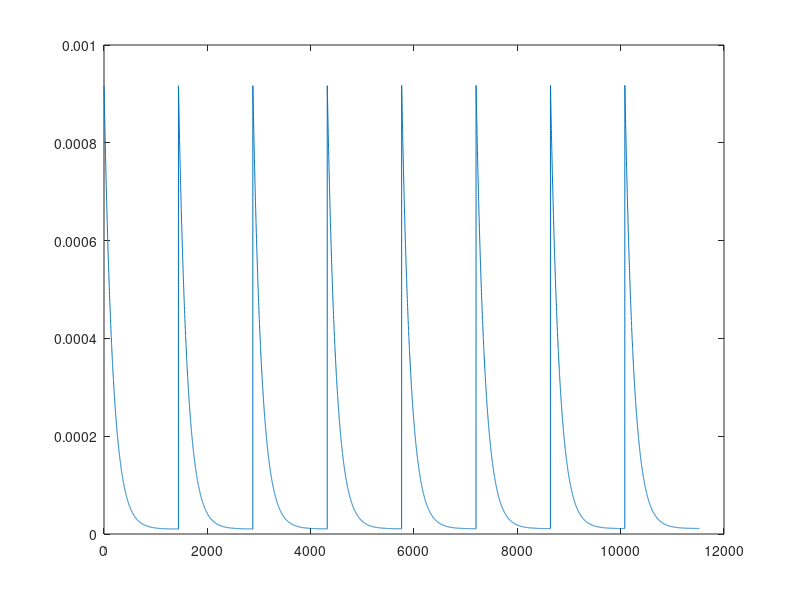

The MATLAB source for this figure: (Note: this script raises an error after producing the figure.)
function [PC LC T] = epcmetamodel6(constB,constA,constM,k_LP0)
%EPCMETAMODEL6   Rate constant dynamics for kinetic models.
%   EPCMETAMODEL6 models temporal changes of low rate cell-to-place cell
%   rate constant (place cell-to-low rate cell rate constant is kept fixed.)
%   It calls EPCKINETICMODEL6 for each day and hour (two nested cycles).
%   EPCKINETICMODEL6 simulates one hour with given rate constants.
%
%   EPCMETAMODEL6 simulates rate constant changes as follows. Each day
%   begins with an abrupt increase, followed by an exponential decay. The
%   dynamics is of the form exp(-bt-a). 'b' is the time constant of the
%   decay and 'a' controls the extent of the increase (similar to
%   EPCMETAMODEL). On the other hand, an abrupt decreaswe of place cell
%   percentage is implemented concurrently with the abrupt rate constant
%   change (subtraction of constant 'M').
%
%   [PC LC T] = EPCMETAMODEL6(B,A,M) runs the model with the constants
%   given as  input arguments. It returns the dynamics of place cells (PC)
%   and low rate cells (LC) with their corresponding time vector (T).
%
%   [PC LC T] = EPCMETAMODEL6(B,A,M,K_LP0) takes the initial LC to PC rate
%   constant as fourth input argument.
%
%   Initial rate constants and concentrations represent a steady state
%   system, where place cells constitute 70.75% of all cells. Initial LC to
%   PC rate constant determines PC to LC rate constant based on the initial
%   steady state (kept constant afterwards). It also determines the value
%   the LC to PC rate constant converges to after every abrupt increase
%   (since convergence is to steady state).
%
%   See also EPCKINETICMODEL2, EPCFIT6 and EPCERROR6.

% Input argument check
error(nargchk(0,4,nargin))
if nargin < 4
    k_LP0 = 0.00001;
end
if nargin < 3
    constM = 15;
end
if nargin < 2
    constA = 7;
end
if nargin < 1
    constB = 0.006;
end

% Equilibrium rate constants
k_PL0 = (100 - 70.75) / 70.75 * k_LP0;   % 70.75% PC based on real data; steady state

% Generate rate constant dynamics
x = 1:24*60;
ex = exp(-constB*x-constA);
k_LP = k_LP0 + ex;
for dys = 2:8
    k_LP = [k_LP ex+k_LP(end)];
end
k_LP = [k_LP k_LP(end) k_LP(end)];   % we need two more elements for the loop
figure;
plot(k_LP)

% First run (3 hours)
pc = 74.06;
[PC LC T] = epckineticmodel(pc,k_PL0*ones(1,61),k_LP0,0);
for phrs = 2:3
    [PCt LCt Tt] = epckineticmodel(pc,k_PL0*ones(1,61),k_LP0,0);
    PC = [PC PCt];   %#ok<AGROW>
    LC = [LC LCt];   %#ok<AGROW>
    T = [T Tt+phrs*60];   %#ok<AGROW>
end

% Loop days and hours (resolution will be minutes)
for dys = 1:8
%     disp(dys)
    for hrs = 1:24
        if isequal(hrs,1)
            pc = PC(end) - constM;   % abrupt decrease
            pc = max(pc,0);
        else
            pc = PC(end);   % start from last concentration
        end
        t0 = (dys - 1) * 24 * 60 + (hrs - 1) * 60 + 1;
        t1 = t0 + 61;
        [PCt LCt Tt] = epckineticmodel2(pc,k_PL0*ones(1,61),k_LP(t0:t1),0);
        PC = [PC PCt];   %#ok<AGROW>
        LC = [LC LCt];   %#ok<AGROW>
        T = [T Tt+(dys-1)*24*60+hrs*60];   %#ok<AGROW>
    end
%     close all
end

% Get the series of check points
cps = 60 + [0 30 3*60 3*24*60 3*24*60+30 3*24*60+3*60 7*24*60 7*24*60+30 7*24*60+3*60];
pcs = arrayfun(@(s)PC(find(T<s,1,'last')),cps);
lcs = arrayfun(@(s)LC(find(T<s,1,'last')),cps);

% Real data
realPC = [70.75 53.85 59.80 51.79 39.81 41.67 27.66 13.48 30.12];

% Least square error
R = sum((pcs-realPC).^2);
disp(R)

% Plot
close all
figure
hold on
P1 = plot(T,LC,'b');
P2 = plot(T,PC,'r');
plot(cps,realPC,'ko')
legend([P2 P1],{'place cell' 'low rate cell'})
% keyboard

% Supress output
if nargout == 0
    clear
end